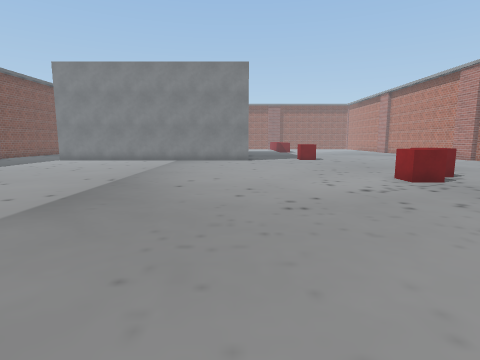
View 1 (above)

22 first-person views from a walk through a scene from a Unity 3-D project. The camera is 1.3 m above the floor, tilts 8° down and sees 80° across. The floor is counted in squares, 1 m on a side. Each view is taken from the middle of a square. On the plan, view 1 faces up. The plan holds only what a view shows up to about 13 squares ahead; the rest is blank. The place goes on beyond the plan. The player character is not drawn. Some animated figures are not drawn. Some surface patterns are stand-ins.

View 2
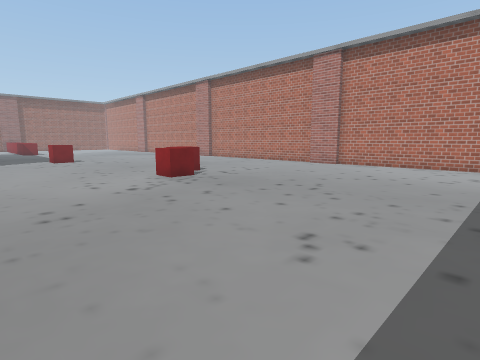

View 3
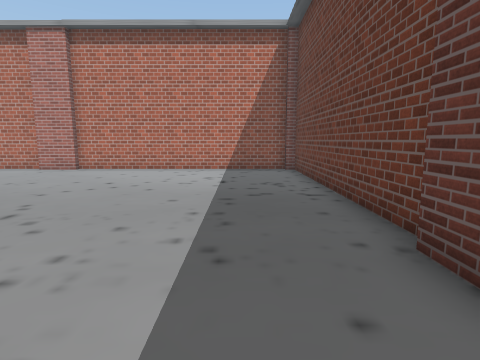

View 4
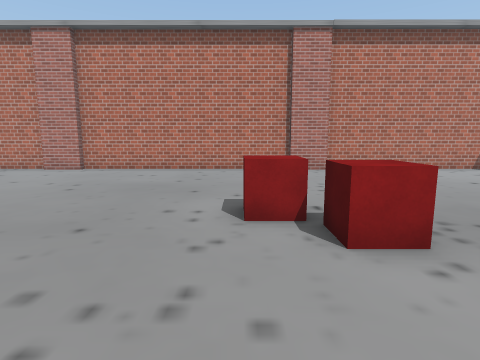

View 5
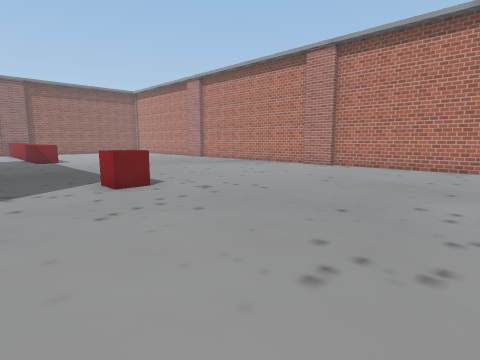

View 6
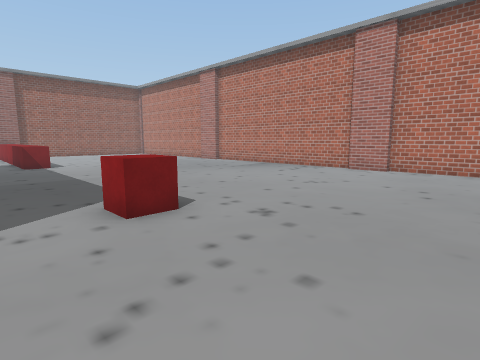

View 7
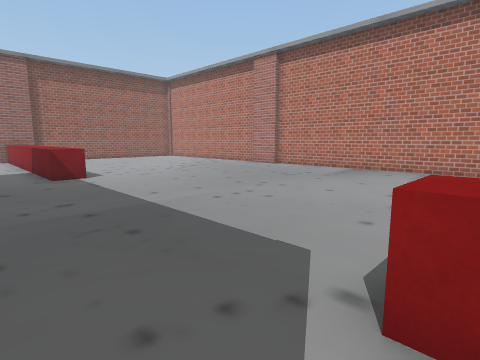

View 8
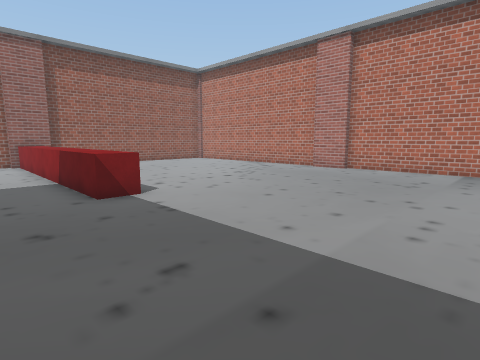

View 9
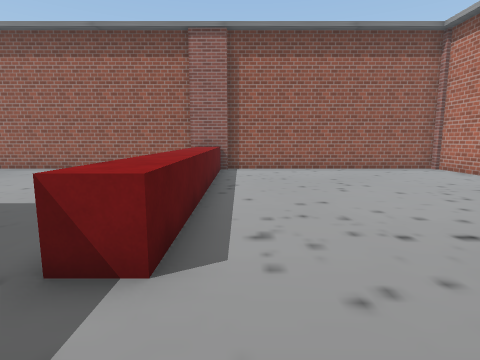

View 10
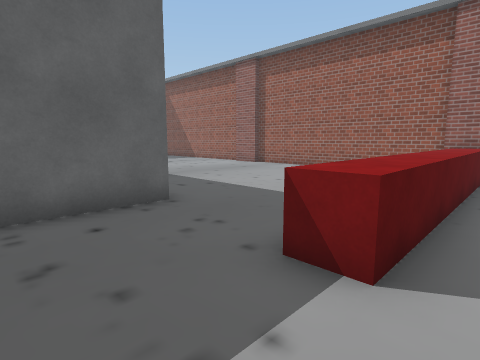

View 11
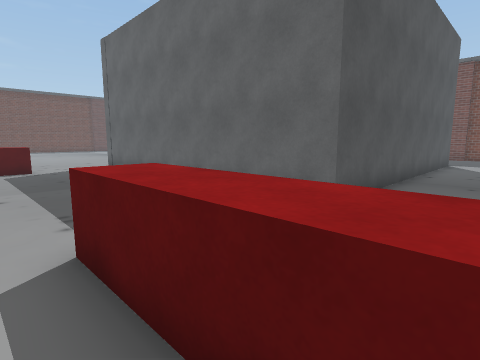

View 12
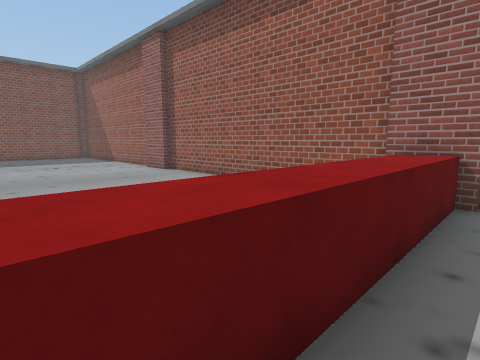

View 13
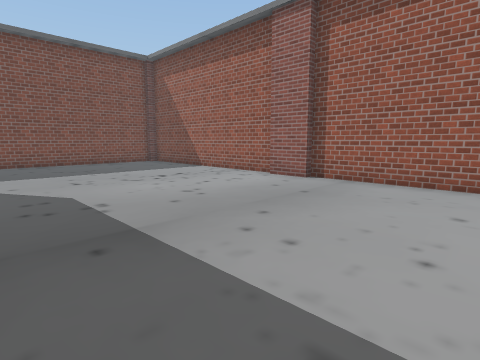

View 14
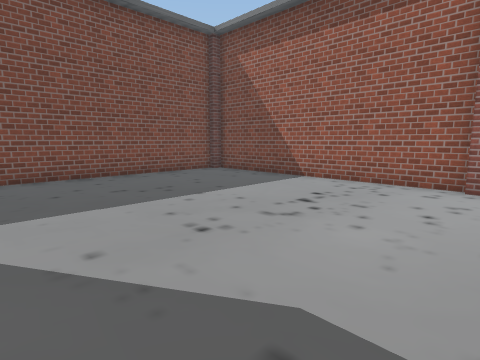

View 15
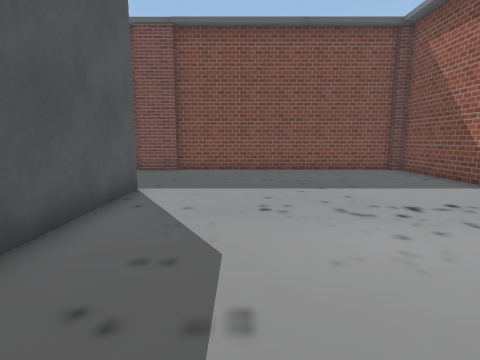

View 16
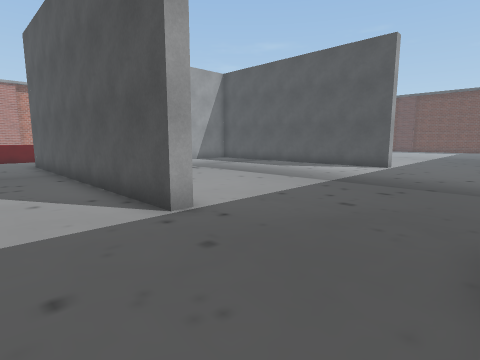

View 17
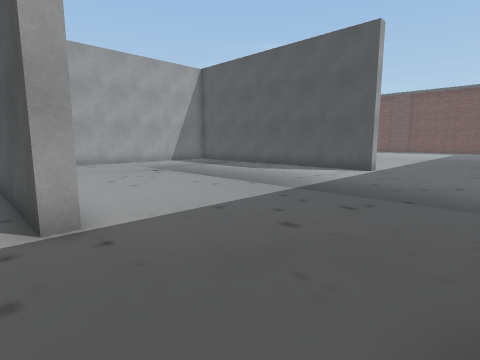

View 18
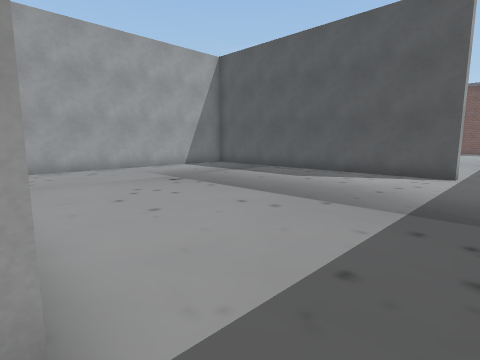

View 19
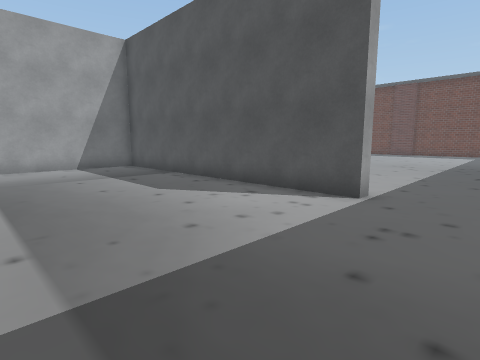

View 20
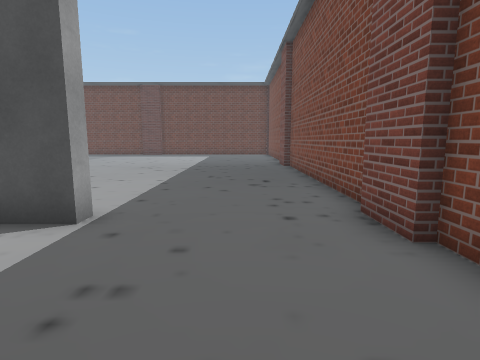

View 21
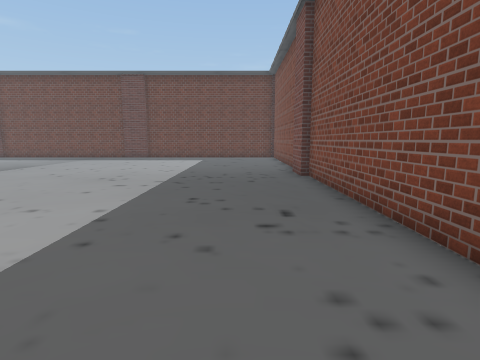

View 22
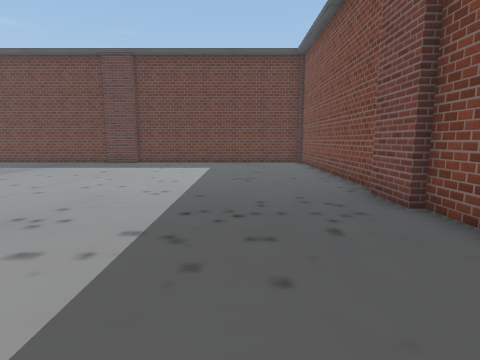

### Floor plan
Points are (right, up) in squares from view 1. A wall is a line through its corners. A room is listed if a view was taken in it or the views show most of it. See-through windows are left out.
Room 1 (views 1, 2, 3, 4, 5, 6, 7, 8, 9, 10, 11, 12, 13, 14, 15, 16, 17, 18, 19, 20, 21, 22)
walls: (0, 20.4) (0, 28.1); (-11.5, 18.1) (-11.5, 18.7) (-1.6, 18.7); (-16.5, 17.2) (-16.5, 8.7) (-16.2, 8.7) (-16.2, 7); (14.5, 17.9) (14.5, 19.6); (-16.5, 20.2) (-16.5, 19.5) (-16.2, 19.5) (-16.2, 17.9); (14.8, 19.6) (14.8, 28.9); (-11.5, 29.8) (-11.5, 30.3) (0.5, 30.3) (0.5, 19.9); (14.8, 8.8) (14.8, 18); (14.5, 7.1) (14.5, 8.9); (-16.5, 6.5) (-16.5, 0.8); (4.4, -2.1) (5.4, -2.1); (-16.2, 30.4) (-16.2, 28.6); (5.6, -2.4) (14.5, -2.4) (14.5, -2.1); (-5.4, 39.6) (-7, 39.6); (3.9, 39.9) (-5.4, 39.9); (5.5, 39.6) (3.8, 39.6); (-6.9, 39.9) (-16.2, 39.9); (14.8, -2.1) (14.8, 7.2); (14.8, 37.5) (14.8, 39.9) (5.4, 39.9); (-16.5, 39.6) (-16.5, 30.2)
low walls: (5.1, 39.6) (5.1, 29.5) (4.1, 29.5) (4.1, 39.2)
objects: red cube (4, 19) to (5, 19); red cube (5, 9) to (6, 10); red cube (7, 10) to (7, 11)

Where each view was taken, in squares from view 1:
view 1: 0 up, 0 right, facing up
view 2: 0 up, 0 right, facing up-right
view 3: 0 up, 2 right, facing right
view 4: 11 up, 2 right, facing right
view 5: 11 up, 1 right, facing up-right
view 6: 14 up, 2 right, facing up-right
view 7: 19 up, 2 right, facing up-right
view 8: 23 up, 2 right, facing up-right
view 9: 27 up, 6 right, facing up
view 10: 27 up, 6 right, facing up-left
view 11: 33 up, 6 right, facing down-left
view 12: 33 up, 6 right, facing up-left
view 13: 31 up, 0 right, facing up-left
view 14: 31 up, 6 left, facing up-left
view 15: 33 up, 4 left, facing left
view 16: 33 up, 16 left, facing down-right
view 17: 31 up, 16 left, facing down-right
view 18: 30 up, 13 left, facing down-right
view 19: 25 up, 14 left, facing down-right
view 20: 23 up, 14 left, facing down
view 21: 19 up, 14 left, facing down
view 22: 14 up, 13 left, facing down
